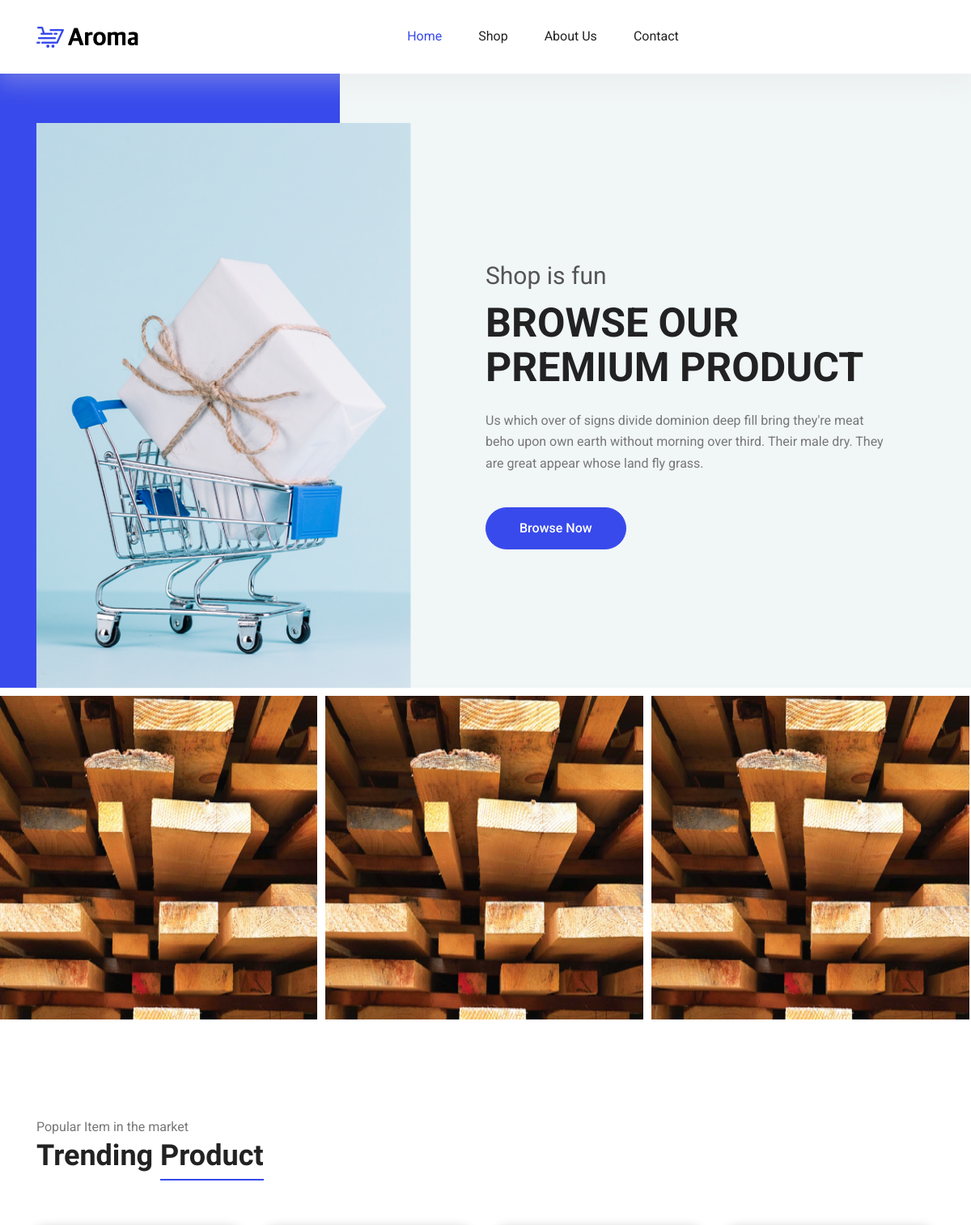
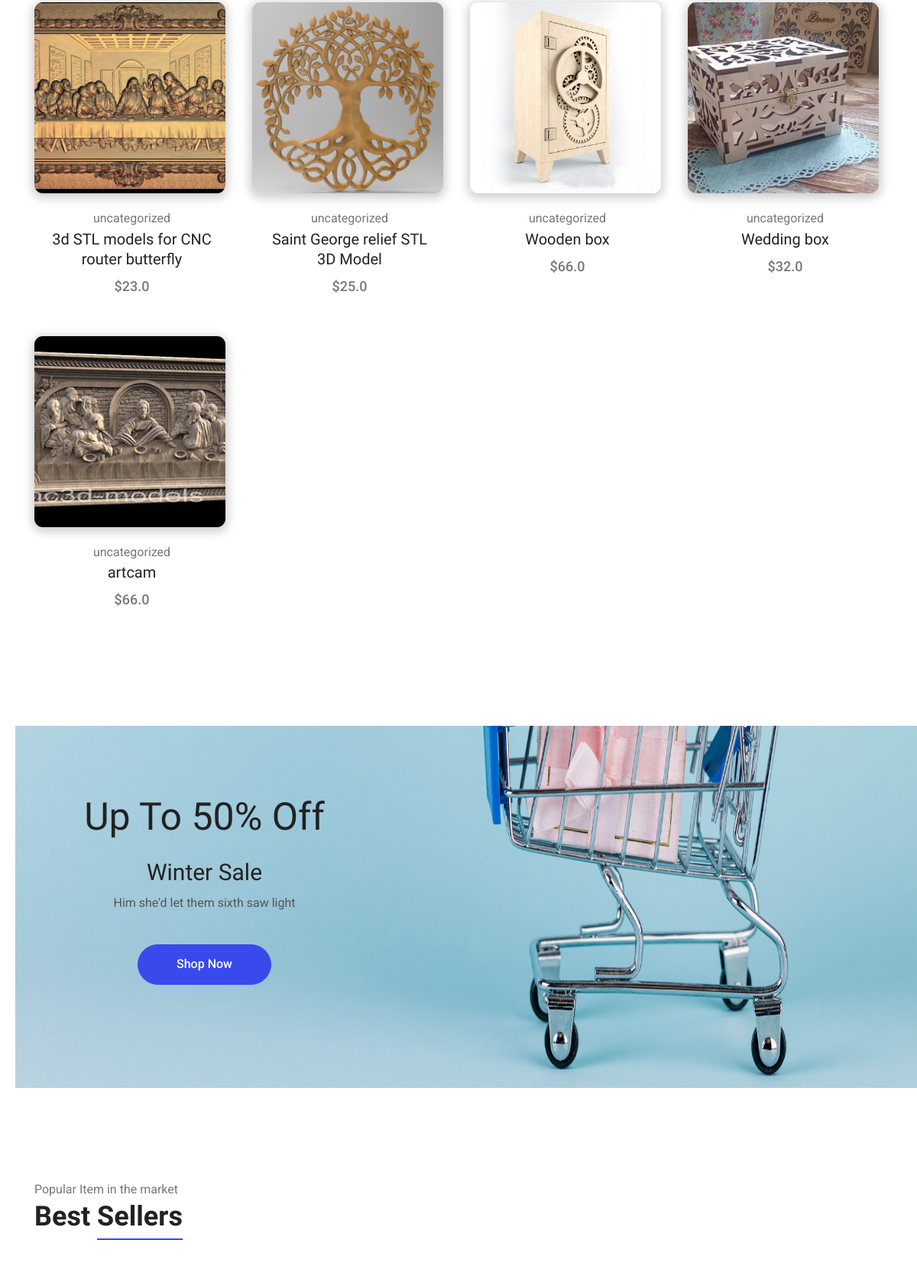
The page / (upper part) on the database its author committed (2 pictures, top to bottom).
### ecommerce/models.py (models this page shows, shortened)
class Category(models.Model):
    name = models.CharField(max_length=50)
    description = models.TextField()
    image = models.ImageField(null=True, blank=True)
    slug = models.CharField(max_length=50, null=True)
    def get_absolute_url(self):
        return reverse('ecommerce:shop-product', args=[self.name.replace(" ", "-")])

class Product(models.Model):
    name = models.CharField(max_length=50)
    description = models.TextField()
    price = models.FloatField(null=True)
    image = models.ImageField(null=True)
    featured = models.BooleanField(default=False)
    category = models.ForeignKey(Category, on_delete=models.SET_NULL, null=True)
    slug = models.CharField(max_length=50, null=True)
    width = models.FloatField(null=True,blank=True)
    height = models.FloatField(null=True,blank=True)
    depth = models.FloatField(null=True,blank=True)
    weight = models.FloatField(null=True,blank=True)
    created_at = models.DateField(null=True,blank=True, default=timezone.now())
    @property
    def nb_order(self):
        number_order = len(Order.objects.filter(product=self))
        return number_order
    def get_absolute_url(self):
        return reverse('ecommerce:single-product', args=[self.slug])
    def __str__(self):
        return self.slug

### ecommerce/views.py (the view)
# urls.py: path('', homeview, name="home"),
def homeview(request):
    last_products = Product.objects.all().order_by('-created_at')[:8]
    featured_products = Product.objects.filter(featured=True)
    categorys = Category.objects.all()
    best_products = sorted(Product.objects.all(), key=lambda p: p.nb_order, reverse = True)[:8]
    context = {"last_products":last_products ,"best_products":best_products, "featured_products": featured_products}
    context.update({"categorys":categorys})
    print(context)
    return render(request, "pages/home.html", context)

### ecommerce/context_processors.py (called while the page is built)
def category_shop(request):
    category = Category.objects.all()
    return {"category_shop":category}

def footer(request):
    images = Galery.objects.all()
    images = images[:6] if len(images) == 6 else images[:len(images)]
    text_about = "Le Lorem Ipsum est simplement du faux texte employé dans la composition et la mise en page avant impression. Le Lorem Ipsum est le faux texte standard de l'imprimerie depuis les années 1500, quand un imprimeur anonyme assembla ensemble des morceaux de texte pour réaliser un livre spécimen de polices de texte. Il n'a pas fait que survivre cinq siècles, mais s'est aussi adapté à la bureautique informatique, sans que son contenu n'en soit modifié. Il a été popularisé dans les années 1960 grâce à la vente de feuilles Letraset contenant des passages du Lorem Ipsum, et, plus récemment, par son inclusion dans des applications de mise en page de texte, comme Aldus PageMaker."
    return {"images_gallery":images,"text_about":text_about}

### ecommerce/templatetags/poll_extras.py (called while the page is built)
@register.filter(name='number_word')
def number_word(value, args):
    list_word = value.split()
    list_word = list_word[:args] if len(list_word) >= 50 else list_word[:len(list_word)]
    text_about = ' '.join(list_word)
    return text_about

### ecommerce/templates/pages/home.html (shortened to what this page needs)
{% extends "base.html" %}
{% load static poll_extras %}
{% block content %}
  <main class="site-main">
    <section class="hero-banner">
      <div class="container">
        <div class="row no-gutters align-items-center pt-60px">
          <div class="col-5 d-none d-sm-block">
            <div class="hero-banner__img">
              <img class="img-fluid" src="{% static 'img/home/hero-banner.png' %}" alt="">
            </div>
          </div>
          <div class="col-sm-7 col-lg-6 offset-lg-1 pl-4 pl-md-5 pl-lg-0">
            <div class="hero-banner__content">
              <h4>Shop is fun</h4>
              <h1>Browse Our Premium Product</h1>
              <p>Us which over of signs divide dominion deep fill bring they're meat beho upon own earth without morning over third. Their male dry. They are great appear whose land fly grass.</p>
              <a class="button button-hero" href="#">Browse Now</a>
            </div>
          </div>
        </div>
      </div>
    </section>
    <section class="section-margin mt-0">
      <div class="owl-carousel owl-theme hero-carousel">
        {% for product in categorys %}
        <div class="hero-carousel__slide">
          <img src="{{ product.image.url }}" alt="" class="img-fluid">
        </div>
        {% endfor %}
      </div>
    </section>
    <section class="section-margin calc-60px">
      <div class="container">
        <div class="section-intro pb-60px">
          <p>Popular Item in the market</p>
          <h2>Trending <span class="section-intro__style">Product</span></h2>
        </div>
        <div class="row">
          {% for product in featured_products %}
          <div class="col-md-6 col-lg-4 col-xl-3">
            <div class="card text-center card-product">
              <div class="card-product__img">
                <img class="card-img my-card-img" src="{{ product.image.url }}" alt="">
              </div>
              <div class="card-body">
                <p>{{product.category.name}}</p>
                <h4 class="card-product__title"><a href="{{ product.get_absolute_url }}">{{ product.name }}</a></h4>
                <p class="card-product__price">${{product.price}}</p>
              </div>
            </div>
          </div>
          {% endfor %}
        </div>
      </div>
    </section>
    <section class="offer" id="parallax-1" data-anchor-target="#parallax-1" data-300-top="background-position: 20px 30px" data-top-bottom="background-position: 0 20px">
      <div class="container">
        <div class="row">
          <div class="col-xl-5">
            <div class="offer__content text-center">
              <h3>Up To 50% Off</h3>
              <h4>Winter Sale</h4>
              <p>Him she'd let them sixth saw light</p>
              <a class="button button--active mt-3 mt-xl-4" href="#">Shop Now</a>
            </div>
          </div>
        </div>
      </div>
    </section>
    <section class="section-margin calc-60px">
      <div class="container">
        <div class="section-intro pb-60px">
          <p>Popular Item in the market</p>
          <h2>Best <span class="section-intro__style">Sellers</span></h2>
        </div>
      </div>
    </section>
  </main>
{% endblock content %}

### static/css/style.css (style rules this page uses)
body { color:#777;font-family:"Roboto",sans-serif;font-size:15px;font-weight:400;line-height:1.667 }
h1,h2,h3,h4,h5,h6 { font-family:"Oswald",sans-serif;color:#222;line-height:1.1 }
h1,.h1 { font-size:50px;font-weight:700 }
h2,.h2 { font-size:36px;font-weight:600 }
h3,.h3 { font-size:26px;font-weight:600 }
@media (min-width: 600px) { h3,.h3 { font-size:36px } }
h4,.h4 { font-size:20px;font-weight:400;line-height:1.3 }
a { display:inline-block }
.section-margin { margin:45px 0 }
@media (min-width: 980px) { .section-margin { margin:70px 0 } }
@media (min-width: 1100px) { .section-margin { margin:120px 0 } }
@media (min-width: 1100px) { .section-margin.calc-60px { margin:120px 0 70px 0 } }
.pb-60px { padding-bottom:60px }
.pt-60px { padding-top:60px }
.section-intro p { margin-bottom:3px }
.section-intro__style { border-bottom:2px solid #384aeb;padding-bottom:8px }
.hero-banner { background:#F1F6F7;position:relative;margin-bottom:10px }
@media (min-width: 991px) { .hero-banner { z-index:111 } }
.hero-banner::before { content:"";display:block;width:5%;height:100%;background:#384aeb;position:absolute;top:0;left:0 }
@media (min-width: 575px) { .hero-banner::before { width:20% } }
@media (min-width: 991px) { .hero-banner::before { width:35% } }
.hero-banner__img { position:relative;top:1px }
@media (min-width: 1000px) { .hero-banner__content { max-width:495px } }
.hero-banner__content h4 { font-size:30px;font-family:"Roboto",sans-serif;color:#555555;margin-bottom:12px }
.hero-banner__content h1 { font-family:"Roboto",sans-serif;font-size:25px;text-transform:uppercase;font-weight:700;margin-bottom:10px }
@media (min-width: 767px) { .hero-banner__content h1 { font-size:30px;margin-bottom:25px } }
@media (min-width: 991px) { .hero-banner__content h1 { font-size:50px } }
.hero-banner__content p { margin-bottom:10px }
@media (min-width: 767px) { .hero-banner__content p { margin-bottom:40px } }
.hero-carousel__slide { position:relative }
.hero-carousel__slide::after { content:"";display:block;position:absolute;bottom:0;left:0;width:100%;height:100%;background:rgba(255,255,255,0.8);transform:translateY(50px);opacity:0;transition:all .4s ease }
.card-product { border:0;margin-bottom:30px }
.card-product p { margin-bottom:0 }
.card-product__img { position:relative }
.card-product__title a { color:#222 }
.card-product__price { font-size:18px;font-weight:500 }
.offer { background:url("../img/home/parallax-bg.png") right center no-repeat;background-size:cover }
@media (min-width: 1200px) { .offer { background-size:100% 100% } }
.offer__content { padding:100px 0 110px 0 }
@media (min-width: 1000px) { .offer__content { padding:122px 0 135px 0 } }
.offer__content h3 { font-size:35px;font-weight:400;margin-bottom:20px }
@media (min-width: 650px) { .offer__content h3 { font-size:50px;margin-bottom:25px } }
.offer__content h4 { font-size:30px }
.offer__content p { color:#555555 }
.button { display:inline-block;border:1px solid #384aeb;border-radius:30px;color:#222;font-weight:500;padding:12px 50px;background:#384aeb;color:#fff;transition:all .4s ease }
.button-hero { padding:12px 41px }
.button--active { background:#384aeb;color:#fff }

### static/css/my-style.css (style rules this page uses)
body { font-family: 'Roboto';font-size: 16px; }

### rows shown on the page
Category: image (picture)
Product: image (picture), category.name "uncategorized", name "3d STL models for CNC router butterfly", price "23.0"
Product: image (picture), category.name "uncategorized", name "Saint George relief STL 3D Model", price "25.0"
Product: image (picture), category.name "uncategorized", name "Wooden box", price "66.0"
Product: image (picture), category.name "uncategorized", name "Wedding box", price "32.0"
Product: image (picture), category.name "uncategorized", name "artcam", price "66.0"
